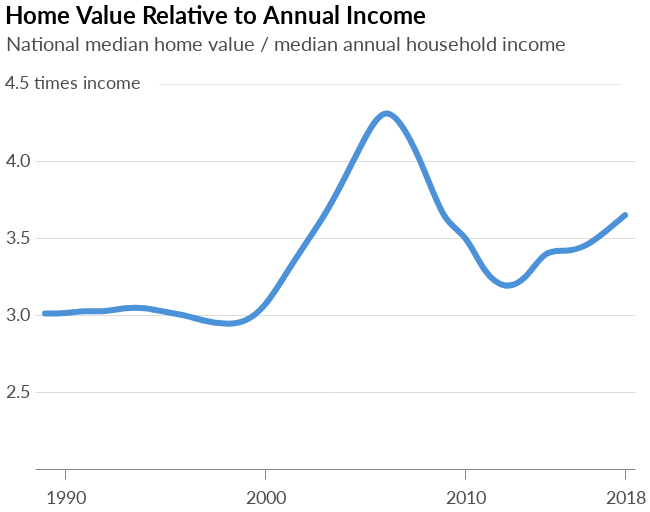

Notebook code cell kept with this figure:
### Code cell
natl_med_plot = (natl_med + y_text + line)
natl_med_plot

### Figure 1 — Vega-Lite specification as saved in the notebook (floating-point values rounded to 4 significant figures)
{"width": 600, "height": 400, "background": "white", "config": {"title": {"fontSize": 24, "anchor": "start", "font": "Lato", "offset": 5}, "axisX": {"grid": false, "labelFont": "Lato", "labelFontSize": 16, "labelAngle": 0, "labelPadding": 10, "ticks": false, "tickSize": 5, "title": null, "titleFont": "Lato", "titleFontSize": 16, "titleFontWeight": "normal", "titleY": 30, "titleX": 280}, "axisY": {"grid": true, "gridOpacity": 1, "labelFont": "Lato", "labelFontSize": 16, "labelLimit": 100, "labelAlign": "left", "labelPadding": 20, "ticks": false, "title": null, "titleFont": "Lato", "titleFontWeight": "normal", "titleFontSize": 16, "titleAlign": "left", "titleAngle": 0, "titleY": -20, "titleX": -20, "domainWidth": 0}, "view": {"strokeOpacity": 0}}, "layer": [{"data": {"name": "data-87b93b267e3fd55551225834722f8241"}, "mark": {"type": "line", "color": "#4c92d8", "interpolate": "basis", "size": 6, "strokeCap": "round"}, "encoding": {"x": {"type": "ordinal", "axis": {"labelFontSize": 18, "labelOpacity": 0.7, "tickSize": 10, "ticks": true, "values": [1990, 2000, 2010, 2018]}, "field": "Year"}, "y": {"type": "quantitative", "axis": {"labelFontSize": 18, "labelOpacity": 0.7, "labelPadding": 30, "titleFontSize": 20, "titleOpacity": 0.7, "titleX": -30, "titleY": -15, "values": [2.5, 3.0, 3.5, 4.0]}, "field": "HIR", "scale": {"domain": [2, 4.5]}, "title": "National median home value / median annual household income"}}, "title": "Home Value Relative to Annual Income"}, {"data": {"name": "data-059387077754fb77cff40350a64ae7e8"}, "mark": {"type": "text", "dx": 28, "dy": 0, "font": "lato", "fontSize": 18, "opacity": 0.7}, "encoding": {"text": {"type": "nominal", "field": "text"}, "x": {"type": "ordinal", "field": "x"}, "y": {"type": "quantitative", "field": "y"}}}, {"data": {"name": "data-51b312945e97608a035767b294d5e925"}, "mark": {"type": "text", "dx": 45, "dy": -4, "fontSize": 11.5, "fontWeight": "bold", "opacity": 0.09}, "encoding": {"text": {"type": "nominal", "field": "text"}, "x": {"type": "ordinal", "field": "x"}, "y": {"type": "quantitative", "field": "y"}}}], "$schema": "https://vega.github.io/schema/vega-lite/v4.0.0.json", "datasets": {"data-87b93b267e3fd55551225834722f8241": [{"Year": 1989, "Med_Home": 87070.0, "Med_Inc": 28906, "HIR": 3.01}, {"Year": 1990, "Med_Home": 90050.0, "Med_Inc": 29943, "HIR": 3.01}, {"Year": 1991, "Med_Home": 91340.0, "Med_Inc": 30126, "HIR": 3.03}, {"Year": 1992, "Med_Home": 92630.0, "Med_Inc": 30636, "HIR": 3.02}, {"Year": 1993, "Med_Home": 95260.0, "Med_Inc": 31241, "HIR": 3.05}, {"Year": 1994, "Med_Home": 98300.0, "Med_Inc": 32264, "HIR": 3.05}, {"Year": 1995, "Med_Home": 102900.0, "Med_Inc": 34076, "HIR": 3.02}, {"Year": 1996, "Med_Home": 106500.0, "Med_Inc": 35492, "HIR": 3.0}, {"Year": 1997, "Med_Home": 109500.0, "Med_Inc": 37005, "HIR": 2.96}, {"Year": 1998, "Med_Home": 114100.0, "Med_Inc": 38885, "HIR": 2.94}, {"Year": 1999, "Med_Home": 120200.0, "Med_Inc": 40696, "HIR": 2.95}, {"Year": 2000, "Med_Home": 128300.0, "Med_Inc": 41990, "HIR": 3.05}, {"Year": 2001, "Med_Home": 137700.0, "Med_Inc": 42228, "HIR": 3.26}, {"Year": 2002, "Med_Home": 146800.0, "Med_Inc": 42409, "HIR": 3.46}, {"Year": 2003, "Med_Home": 157900.0, "Med_Inc": 43318, "HIR": 3.65}, {"Year": 2004, "Med_Home": 172600.0, "Med_Inc": 44334, "HIR": 3.89}, {"Year": 2005, "Med_Home": 192900.0, "Med_Inc": 46326, "HIR": 4.16}, {"Year": 2006, "Med_Home": 210700.0, "Med_Inc": 48201, "HIR": 4.37}, {"Year": 2007, "Med_Home": 211900.0, "Med_Inc": 50233, "HIR": 4.22}, {"Year": 2008, "Med_Home": 198000.0, "Med_Inc": 50303, "HIR": 3.94}, {"Year": 2009, "Med_Home": 178500.0, "Med_Inc": 49777, "HIR": 3.59}, {"Year": 2010, "Med_Home": 174500.0, "Med_Inc": 49276, "HIR": 3.54}, {"Year": 2011, "Med_Home": 163400.0, "Med_Inc": 50054, "HIR": 3.26}, {"Year": 2012, "Med_Home": 161700.0, "Med_Inc": 51017, "HIR": 3.17}, {"Year": 2013, "Med_Home": 172400.0, "Med_Inc": 53585, "HIR": 3.22}, {"Year": 2014, "Med_Home": 184100.0, "Med_Inc": 53657, "HIR": 3.43}, {"Year": 2015, "Med_Home": 192700.0, "Med_Inc": 56516, "HIR": 3.41}, {"Year": 2016, "Med_Home": 203300.0, "Med_Inc": 59039, "HIR": 3.44}, {"Year": 2017, "Med_Home": 216200.0, "Med_Inc": 61136, "HIR": 3.54}, {"Year": 2018, "Med_Home": 230600.0, "Med_Inc": 63179, "HIR": 3.65}], "data-059387077754fb77cff40350a64ae7e8": [{"x": 1989, "y": 4.5, "text": "4.5 times income"}], "data-51b312945e97608a035767b294d5e925": [{"x": 2004, "y": 4.5, "text": "_____________________________________________________________________________"}]}}
